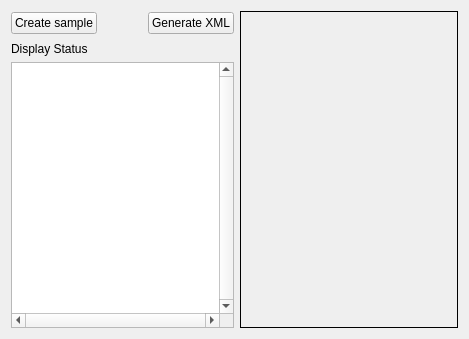
<?xml version="1.0" encoding="UTF-8"?>
<ui version="4.0">
 <class>XML_creator</class>
 <widget class="QWidget" name="XML_creator">
  <property name="geometry">
   <rect>
    <x>0</x>
    <y>0</y>
    <width>469</width>
    <height>339</height>
   </rect>
  </property>
  <property name="windowTitle">
   <string>XML_creator</string>
  </property>
  <layout class="QHBoxLayout" name="horizontalLayout_4" stretch="0,1">
   <item>
    <layout class="QVBoxLayout" name="verticalLayout">
     <item>
      <layout class="QHBoxLayout" name="horizontalLayout_6" stretch="0,0,0">
       <item>
        <widget class="QPushButton" name="pushButton_sample">
         <property name="text">
          <string>Create sample</string>
         </property>
        </widget>
       </item>
       <item>
        <spacer name="horizontalSpacer">
         <property name="orientation">
          <enum>Qt::Horizontal</enum>
         </property>
         <property name="sizeHint" stdset="0">
          <size>
           <width>45</width>
           <height>25</height>
          </size>
         </property>
        </spacer>
       </item>
       <item>
        <widget class="QPushButton" name="pushButton_XML">
         <property name="text">
          <string>Generate XML</string>
         </property>
        </widget>
       </item>
      </layout>
     </item>
     <item>
      <widget class="QLabel" name="label">
       <property name="text">
        <string>Display Status</string>
       </property>
      </widget>
     </item>
     <item>
      <widget class="QPlainTextEdit" name="plainTextEdit">
       <property name="sizePolicy">
        <sizepolicy hsizetype="Expanding" vsizetype="Expanding">
         <horstretch>0</horstretch>
         <verstretch>0</verstretch>
        </sizepolicy>
       </property>
       <property name="lineWidth">
        <number>1</number>
       </property>
       <property name="verticalScrollBarPolicy">
        <enum>Qt::ScrollBarAlwaysOn</enum>
       </property>
       <property name="horizontalScrollBarPolicy">
        <enum>Qt::ScrollBarAlwaysOn</enum>
       </property>
       <property name="sizeAdjustPolicy">
        <enum>QAbstractScrollArea::AdjustToContents</enum>
       </property>
       <property name="lineWrapMode">
        <enum>QPlainTextEdit::NoWrap</enum>
       </property>
      </widget>
     </item>
    </layout>
   </item>
   <item>
    <widget class="QLabel" name="label_displayposi">
     <property name="sizePolicy">
      <sizepolicy hsizetype="Ignored" vsizetype="Ignored">
       <horstretch>0</horstretch>
       <verstretch>0</verstretch>
      </sizepolicy>
     </property>
     <property name="frameShape">
      <enum>QFrame::Box</enum>
     </property>
     <property name="text">
      <string/>
     </property>
     <property name="alignment">
      <set>Qt::AlignCenter</set>
     </property>
    </widget>
   </item>
  </layout>
 </widget>
 <layoutdefault spacing="6" margin="11"/>
 <resources/>
 <connections/>
</ui>
